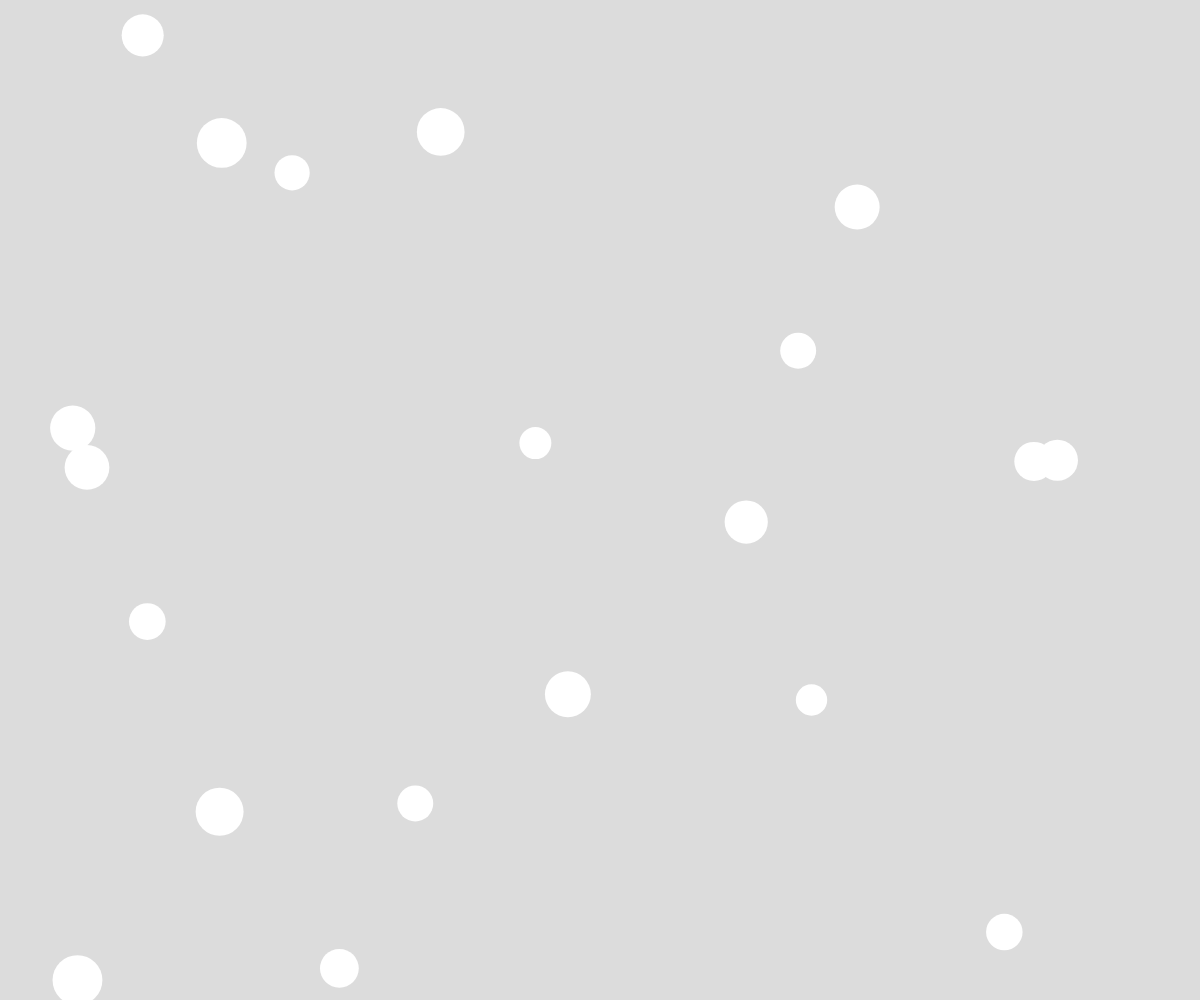
Frame 1 (no input)
Frame 60 (no input): identical to frame 1, image omitted
Frame 120 (the mouse pressed at the canvas centre since frame 60): identical to frame 1, image omitted

The p5.js sketch that drew this single still picture (run headless with seeded random() and noise() and a simulated clock; from frame 60 on, the mouse is pressed at the canvas centre):

// p5.js sketch
// ── sketch.js
var canvas; //crea una variable para guardar el canvas

var bolas = []; //variable que guarda la lista de bolas
var numBolas = 20; //numero de bolas creadas

function setup() {

  //a la variable canvas se le asigna que cree un canvas de pantalla completa
  canvas = createCanvas(windowWidth, windowHeight);

  //cuando el moose est sobre el canvas se llama a la funcion detener
  canvas.mouseOver(detener);

  //cuando el moose est sobre el canvas se llama a la funcion mover
  canvas.mouseOut(mover);
  noStroke();

  //crea las bolas de la lista
  for (var i = 0; i < numBolas; i++) {
    bolas[i] = new bola();
  }
}

function draw() {
  background(220);

  //llama a las funciones mostrar y mover de cada una de las bolas en la lista
  for (var i = 0; i < numBolas; i++) {
    bolas[i].mostrar();
    bolas[i].mover();
  }
}

//funcion mover: se activa cuando el mouse sale del canvas
function mover() {

  //recorre la lista de bolas
  for (var i = 0; i < numBolas; i++) {
    //moverse le asigna true a la variable 
    bolas[i].moverse = true;
  }
}

//funcion detener: se activa cuando el mouse entra al canvas
function detener() {

  //recorre la lista de bolas
  for (var i = 0; i < numBolas; i++) {
    //le asigna false a la variable moverse 
    bolas[i].moverse = false;
  }
}

//funcion bola
function bola() {

  //variables de posicion, la bola se crea en una posicion aleatoria en X y Y
  this.x = random(width);
  this.y = random(height);

  //asigna valores de velocidad a la bola
  this.velx = 3;
  this.vely = 3;

  //variable de tamano
  this.tam = random(30, 50);

  //variable booleana para saber si las bolas deben moverse o no
  this.moverse = true;

  //funcion que muestra la bola
  this.mostrar = function() {
    ellipse(this.x, this.y, this.tam, this.tam);
  }

  //funcion que mueve la bola
  this.mover = function() {

    //la bola solo se mueve si la variable moverse es true
    if (this.moverse === true) {

      //el movimiento se asigna por la posicion + la velocidad
      this.x = this.x + this.velx;
      this.y = this.y + this.vely;

      //condicionales para que rebote la bola
      if (this.x > width || this.x < 0) {
        this.velx *= -1;
      }

      if (this.y > height || this.y < 0) {
        this.vely *= -1;
      }
    }
  }
}
